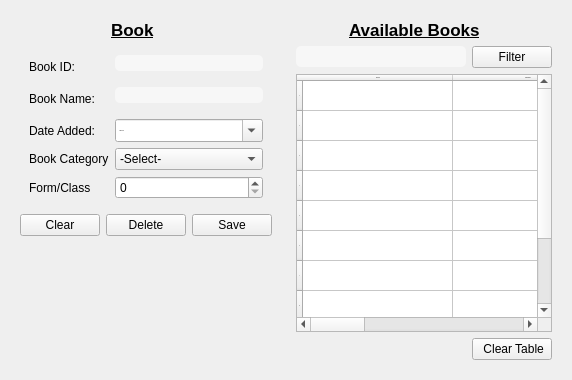
      <widget class="QWidget" name="pgBooks">
       <layout class="QHBoxLayout" name="horizontalLayout_19" stretch="1,2">
        <item>
         <widget class="QFrame" name="frame">
          <layout class="QVBoxLayout" name="verticalLayout_5">
           <item>
            <layout class="QHBoxLayout" name="horizontalLayout_13">
             <item>
              <widget class="QLabel" name="label_9">
               <property name="maximumSize">
                <size>
                 <width>70</width>
                 <height>30</height>
                </size>
               </property>
               <property name="font">
                <font>
                 <pointsize>-1</pointsize>
                 <weight>75</weight>
                 <bold>true</bold>
                 <underline>true</underline>
                </font>
               </property>
               <property name="styleSheet">
                <string notr="true">font-size:17px;
text-decoration:underline;
font-weight:bold;
width: auto;
height:100%;</string>
               </property>
               <property name="text">
                <string>Book</string>
               </property>
              </widget>
             </item>
            </layout>
           </item>
           <item>
            <widget class="QWidget" name="formWidget" native="true">
             <layout class="QFormLayout" name="formLayout">
              <item row="0" column="0">
               <widget class="QLabel" name="label_10">
                <property name="text">
                 <string>Book ID:</string>
                </property>
               </widget>
              </item>
              <item row="0" column="1">
               <widget class="QLineEdit" name="bookIdDetails">
                <property name="styleSheet">
                 <string notr="true">border-radius:5px;
margin:0px;
background-color:rgba(255,255,255,0.5);
margin-bottom:10px;
padding-left:3px;
color:black;
</string>
                </property>
               </widget>
              </item>
              <item row="1" column="0">
               <widget class="QLabel" name="label_11">
                <property name="text">
                 <string>Book Name:</string>
                </property>
               </widget>
              </item>
              <item row="1" column="1">
               <widget class="QLineEdit" name="bookNameDetails">
                <property name="styleSheet">
                 <string notr="true">border-radius:5px;
margin:0px;
background-color:rgba(255,255,255,0.5);
margin-bottom:10px;
padding-left:3px;
color:black;
</string>
                </property>
               </widget>
              </item>
              <item row="2" column="0">
               <widget class="QLabel" name="label_20">
                <property name="text">
                 <string>Date Added: </string>
                </property>
               </widget>
              </item>
              <item row="2" column="1">
               <widget class="QDateEdit" name="dayBookAdded">
                <property name="font">
                 <font>
                  <pointsize>-1</pointsize>
                 </font>
                </property>
                <property name="calendarPopup">
                 <bool>true</bool>
                </property>
               </widget>
              </item>
              <item row="3" column="0">
               <widget class="QLabel" name="label_12">
                <property name="text">
                 <string>Book Category</string>
                </property>
               </widget>
              </item>
              <item row="3" column="1">
               <widget class="QComboBox" name="cmbBookCategory">
                <property name="styleSheet">
                 <string notr="true"/>
                </property>
                <item>
                 <property name="text">
                  <string>-Select-</string>
                 </property>
                </item>
                <item>
                 <property name="text">
                  <string>Primary</string>
                 </property>
                </item>
                <item>
                 <property name="text">
                  <string>Secondary</string>
                 </property>
                </item>
                <item>
                 <property name="text">
                  <string>Universal</string>
                 </property>
                </item>
               </widget>
              </item>
              <item row="4" column="0">
               <widget class="QLabel" name="label_2">
                <property name="text">
                 <string>Form/Class</string>
                </property>
               </widget>
              </item>
              <item row="4" column="1">
               <widget class="QSpinBox" name="spinBox">
                <property name="styleSheet">
                 <string notr="true"/>
                </property>
                <property name="maximum">
                 <number>8</number>
                </property>
               </widget>
              </item>
             </layout>
            </widget>
           </item>
           <item>
            <layout class="QHBoxLayout" name="horizontalLayout_14">
             <item>
              <widget class="QPushButton" name="clearBookDetails">
               <property name="text">
                <string>Clear</string>
               </property>
              </widget>
             </item>
             <item>
              <widget class="QPushButton" name="pushButton_15">
               <property name="text">
                <string>Delete</string>
               </property>
              </widget>
             </item>
             <item>
              <widget class="QPushButton" name="btnSaveBook">
               <property name="text">
                <string>Save</string>
               </property>
              </widget>
             </item>
            </layout>
           </item>
           <item>
            <spacer name="verticalSpacer_2">
             <property name="orientation">
              <enum>Qt::Vertical</enum>
             </property>
             <property name="sizeHint" stdset="0">
              <size>
               <width>17</width>
               <height>124</height>
              </size>
             </property>
            </spacer>
           </item>
          </layout>
         </widget>
        </item>
        <item>
         <widget class="QFrame" name="frame">
          <layout class="QVBoxLayout" name="verticalLayout_6">
           <item>
            <layout class="QHBoxLayout" name="horizontalLayout_15">
             <item>
              <widget class="QLabel" name="label_13">
               <property name="maximumSize">
                <size>
                 <width>150</width>
                 <height>30</height>
                </size>
               </property>
               <property name="font">
                <font>
                 <pointsize>-1</pointsize>
                 <weight>75</weight>
                 <bold>true</bold>
                 <underline>true</underline>
                </font>
               </property>
               <property name="styleSheet">
                <string notr="true">font-size:17px;
text-decoration:underline;
font-weight:bold;</string>
               </property>
               <property name="text">
                <string>Available Books</string>
               </property>
              </widget>
             </item>
            </layout>
           </item>
           <item>
            <layout class="QHBoxLayout" name="horizontalLayout_17">
             <item>
              <widget class="QLineEdit" name="txtBookSearch">
               <property name="styleSheet">
                <string notr="true">border-radius:5px;
margin:0px;
background-color:rgba(255,255,255,0.5);
padding-left:3px;
color:black;
font-size:16px;
</string>
               </property>
              </widget>
             </item>
             <item>
              <widget class="QPushButton" name="btnStudentFilter_2">
               <property name="text">
                <string>Filter</string>
               </property>
              </widget>
             </item>
            </layout>
           </item>
           <item>
            <widget class="QTableWidget" name="tblBooks">
             <property name="font">
              <font>
               <pointsize>-1</pointsize>
              </font>
             </property>
             <property name="contextMenuPolicy">
              <enum>Qt::CustomContextMenu</enum>
             </property>
             <property name="toolTip">
              <string extracomment="Settings"/>
             </property>
             <property name="styleSheet">
              <string notr="true"/>
             </property>
             <property name="dragDropOverwriteMode">
              <bool>false</bool>
             </property>
             <property name="alternatingRowColors">
              <bool>false</bool>
             </property>
             <property name="selectionBehavior">
              <enum>QAbstractItemView::SelectRows</enum>
             </property>
             <property name="rowCount">
              <number>10</number>
             </property>
             <attribute name="horizontalHeaderDefaultSectionSize">
              <number>150</number>
             </attribute>
             <attribute name="horizontalHeaderStretchLastSection">
              <bool>true</bool>
             </attribute>
             <row/>
             <row/>
             <row/>
             <row/>
             <row/>
             <row/>
             <row/>
             <row/>
             <row/>
             <row/>
             <column>
              <property name="text">
               <string>Book ID</string>
              </property>
             </column>
             <column>
              <property name="text">
               <string>Book Name</string>
              </property>
             </column>
             <column>
              <property name="text">
               <string>Book category</string>
              </property>
             </column>
             <column>
              <property name="text">
               <string>Date Added</string>
              </property>
             </column>
            </widget>
           </item>
           <item>
            <layout class="QHBoxLayout" name="horizontalLayout_18">
             <item>
              <spacer name="horizontalSpacer_11">
               <property name="orientation">
                <enum>Qt::Horizontal</enum>
               </property>
               <property name="sizeHint" stdset="0">
                <size>
                 <width>40</width>
                 <height>20</height>
                </size>
               </property>
              </spacer>
             </item>
             <item>
              <widget class="QPushButton" name="pushButton_19">
               <property name="text">
                <string> Clear Table</string>
               </property>
              </widget>
             </item>
            </layout>
           </item>
          </layout>
         </widget>
        </item>
       </layout>
      </widget>
